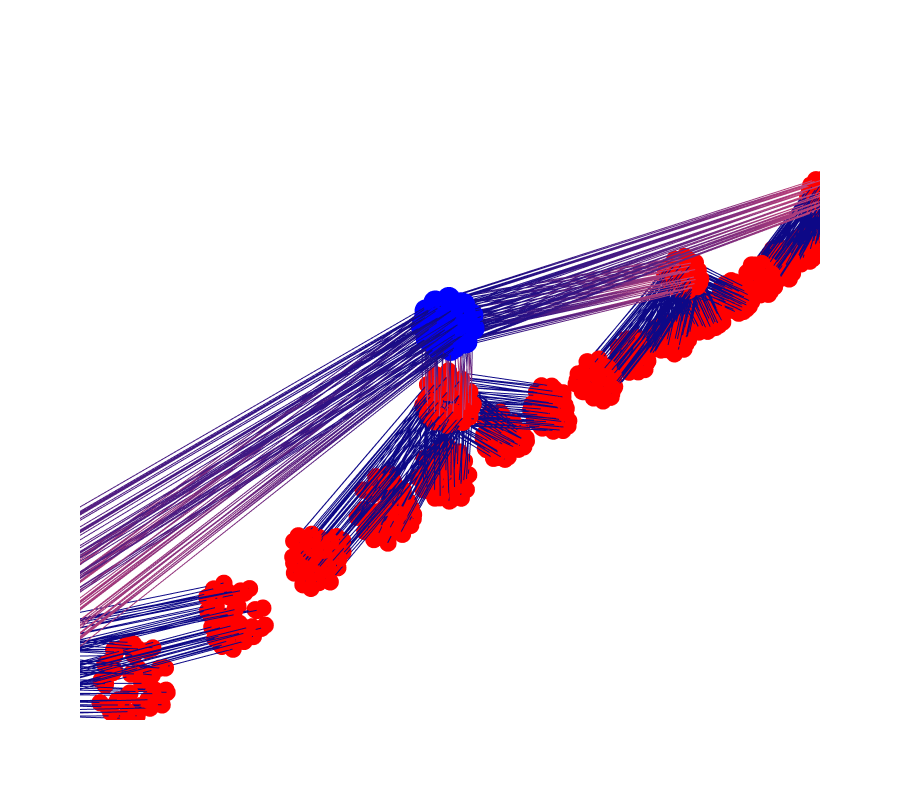

Source (notebook cell):
### Markdown cell above
Plot a generated tree.

### Code cell
fig = plt.figure(figsize=(10,8)); ax = fig.add_subplot(projection='3d')
plot_tree_3d_scatter(tree,'value',selector=lambda z: z.reshape((1,n,d)),ax=ax)
plt.gca().set_title('Sampled tree without leaf noise')
plt.show()

plot_tree_3d_shape(tree,'value',scale=.5)
